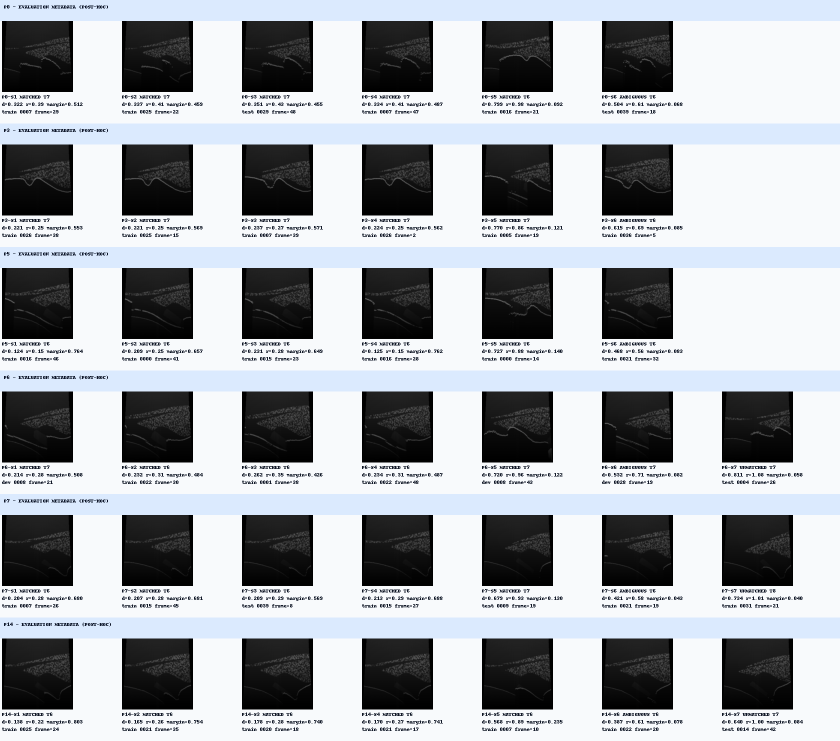
#> input picture Artifacts/ThoracicUSCoach/active2d/diagnostics/u05_f02/u05_f02_prototypes_view_b_metadata.png, 1680 x 1482 px (shown at 1/2 size); its folder holds only this picture in this run
$ python -i active2d_stop.py   (imports and definitions only)
#> lines starting #> are read from the running program, lines starting #| are printed output that depends on the picture
from __future__ import annotations

from pathlib import Path
from typing import Any, Iterable, Sequence

import numpy as np

from active2d_contract import ACTION_ORDER, CONTRACT, EXPERIMENT_ID
from active2d_data import Active2DFrame, convolutional_features
from active2d_data import FILTERS


STOP_SCHEMA = "active2d-image-only-stop-v1"
TEMPORAL_CHECKPOINT_VERSION = 2
DEPLOYMENT_GATE = "g2-stop-safety-v1"


# [6 lines left out: function _action_vector, not called in this run]


def stop_features(current: np.ndarray, previous: np.ndarray, previous_action: str) -> np.ndarray:
    return np.concatenate((current, previous, current - previous, _action_vector(previous_action))).astype(np.float32)


def convolutional_features_v2(path: Path) -> np.ndarray:
    from PIL import Image

    with Image.open(path) as image:
#> image is the input picture: PIL image 1680x1482 RGB; mean R, G, B 166.7, 170.4, 175
        pixels = np.asarray(image.convert("L").resize((64, 64), Image.Resampling.BILINEAR), dtype=np.float32) / 255.0
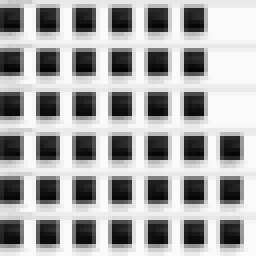
#> pixels: shape (64, 64) float32 (shown 4 times larger); min 0.0157, max 0.98, mean 0.666
    pixels = (pixels - pixels.mean()) / max(float(pixels.std()), 1e-6)
    windows = np.lib.stride_tricks.sliding_window_view(pixels, (3, 3))
    rows = np.array_split(np.arange(windows.shape[0]), 8)
    cols = np.array_split(np.arange(windows.shape[1]), 8)

    def pool8(values: np.ndarray) -> np.ndarray:
        return np.asarray([values[np.ix_(row, col)].mean() for row in rows for col in cols], dtype=np.float32)

    parts: list[np.ndarray] = []
    for kernel in FILTERS:
        response = np.einsum("ijxy,xy->ij", windows, kernel, optimize=True)
        parts.extend((pool8(response), pool8(np.abs(response))))
#> this loop made 6 passes
#> pass 1, in convolutional_features_v2, `response = np.einsum("ijxy,xy->ij", windows, kernel, optimize=True)`:
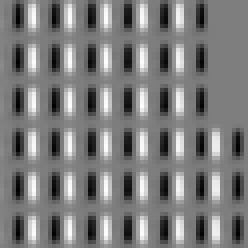
#> response: shape (62, 62) float32 (shown 4 times larger); min -3.02, max 3.06, mean -0.0581; drawn with min black and max white
#> pass 2, in convolutional_features_v2, `response = np.einsum("ijxy,xy->ij", windows, kernel, optimize=True)`:
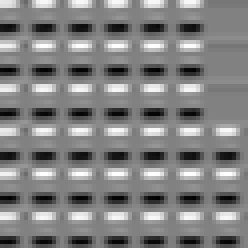
#> response: shape (62, 62) float32 (shown 4 times larger); min -2.69, max 2.59, mean -0.00597; drawn with min black and max white
#> pass 3, in convolutional_features_v2, `response = np.einsum("ijxy,xy->ij", windows, kernel, optimize=True)`:
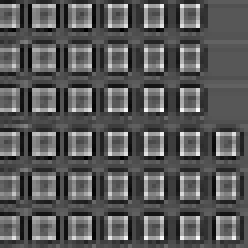
#> response: shape (62, 62) float32 (shown 4 times larger); min -0.412, max 0.784, mean 0.00194; drawn with min black and max white
#> after the loop, parts = 12 items
    raw = np.asarray(
        Image.fromarray(pixels).resize((16, 16), Image.Resampling.BILINEAR), dtype=np.float32
    ).reshape(-1)
#> raw = 256 values, max 0.889 at index 30, min -1.4 at index 224, mean -0.0108
    vector = np.concatenate([raw, *parts]).astype(np.float32)
#> vector = 1024 values, max 1.29 at index 382, min -1.4 at index 224, mean 0.117
    return (vector - vector.mean()) / max(float(vector.std()), 1e-6)


# [275 lines left out: functions raw_features_16, temporal_features_v3, request_stop_features, frame_stop_feature_matrix, frame_stop_feature_matrix_v2, frame_temporal_feature_matrix_v3 and 4 more, not called in this run]

>>> result = convolutional_features_v2('../../Artifacts/ThoracicUSCoach/active2d/diagnostics/u05_f02/u05_f02_prototypes_view_b_metadata.png')
#> result = 1024 values, max 3.14 at index 382, min -4.07 at index 224, mean -1.49e-08
